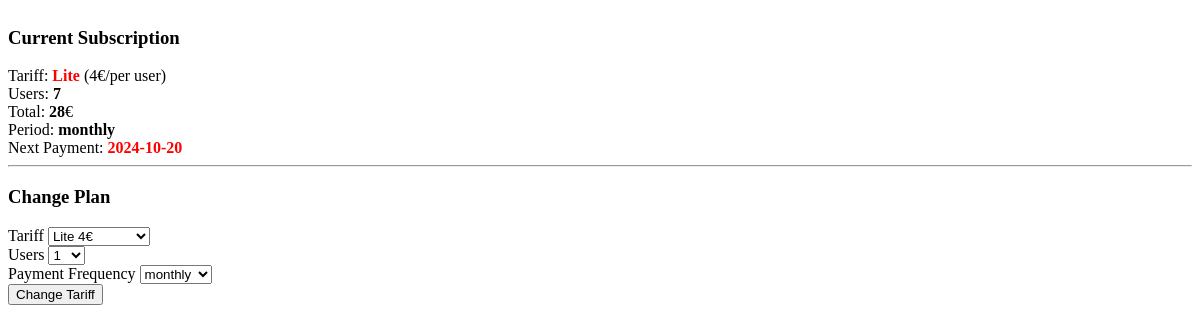
The page / on the database its author committed.
### tables this page shows
CREATE TABLE `subscriptions` (
  `id` int UNSIGNED NOT NULL COMMENT 'pk',
  `parent_id` int UNSIGNED DEFAULT NULL COMMENT 'fk',
  `is_current` enum('yes','no') NOT NULL DEFAULT 'no',
  `tariff_id` tinyint UNSIGNED NOT NULL COMMENT 'fk',
  `total_users` smallint UNSIGNED NOT NULL,
  `total_price` int UNSIGNED NOT NULL,
  `discount_rate` decimal(5,2) UNSIGNED NOT NULL,
  `payment_frequency` enum('monthly','annually') NOT NULL DEFAULT 'monthly',
  `next_payment_date` date NOT NULL
);

CREATE TABLE `tariffs` (
  `id` tinyint UNSIGNED NOT NULL COMMENT 'pk',
  `name` varchar(200) NOT NULL,
  `price_per_month` int NOT NULL
);

### app/controllers/Controller.php (called while the page is built, shortened)
<?php
abstract class Controller
{
    public function __construct($model)
    {
        $this->model = $model;
    }
    protected function render(string $page, array $data = []): void
    {
        extract($data);
        require_once VIEWS_PATH . '/main.php';
    }
}

### app/controllers/HomeController.php (called while the page is built, shortened)
<?php
class HomeController extends Controller
{
    public function index()
    {
        $tariffs = $this->model->getTariffs();
        $current_subscription = $this->model->getCurrentSubscription();
        $next_subscription = $this->model->getNextSubscription(
            $current_subscription['id']
        );
        $this->render('home', [
            'tariffs' => $tariffs,
            'current_subscription' => $current_subscription,
            'next_subscription' => $next_subscription,
        ]);
    }
}

### app/bootstrap.php (called while the page is built, shortened)
<?php
require_once __DIR__ . '/router.php';

### public/index.php (called while the page is built)
<?php
require_once __DIR__ .'/../app/bootstrap.php';

### app/models/Storage.php (called while the page is built, shortened)
<?php
class Storage
{
    private PDO $pdo;
    public function __construct(string $dsn, string $username, string $password = '')
    {
        try {
            $this->pdo = new PDO($dsn, $username, $password);
            $this->pdo->setAttribute(PDO::ATTR_ERRMODE, PDO::ERRMODE_EXCEPTION);
        } catch (PDOException $e) {
            print "Error!: " . $e->getMessage() . "<br/>";
        }
    }
    public function getTariffs(): array
    {
        return $this->pdo->query(
            'SELECT * FROM `tariffs` ORDER BY `price_per_month` ASC;'
        )->fetchAll(PDO::FETCH_ASSOC);
    }
    public function getCurrentSubscription(): mixed
    {
        $sql = '
            SELECT
                t.name, t.price_per_month,
                s.id, s.total_users, s.total_price, s.payment_frequency, s.next_payment_date, s.discount_rate
            FROM `subscriptions` as s
            INNER JOIN tariffs as t ON s.tariff_id = t.id
            WHERE s.is_current = "yes"
            LIMIT 1;
        ';
        $result = $this->pdo->query($sql, PDO::FETCH_ASSOC)->fetch();
        return $result;
    }
}

### app/views/components/subscription/change.php (the view, shortened to what this page needs)
<div>
    <h3>Change Plan</h3>
    <form method="post" action="/?action=change" enctype="application/x-www-form-urlencoded">
        <div>
            <label for="tariff">Tariff</label>
            <select name="tariff_id" id="tariff">
                <?php foreach ($tariffs as $tariff): ?>
                    <option value="<?= $tariff['id'] ?>">
                        <?= "{$tariff['name']}&nbsp;{$tariff['price_per_month']}&euro;" ?>
                    </option>
                <?php endforeach; ?>
            </select>
        </div>
        <div>
            <label for="total_users">Users</label>
            <select name="total_users" id="total_users">
                <?php for ($i = 1; $i <= 10; $i++): ?>
                    <option value="<?=$i?>"><?=$i?></option>
                <?php endfor; ?>
            </select>
        </div>
        <div>
            <label for="payment_frequency">Payment Frequency</label>
            <select name="payment_frequency" id="payment_frequency">
                <option value="<?= PAYMENT_FREQUENCY_MONTHLY ?>" selected>
                    <?= PAYMENT_FREQUENCY_MONTHLY ?>
                </option>
            </select>
        </div>
        <div>
            <input type="submit" name="btnChange" value="Change Tariff">
        </div>
    </form>
</div>

### app/router.php (shortened to what this page needs)
<?php
$action = 'index';
$routes = $config['routes'];
if (isset($routes[$action])) {
    [$controller_class, $method] = explode('@', $routes[$action]);
    $controller = new $controller_class($storage);
    $controller->$method();
}

### app/views/main.php (shortened to what this page needs)
<!DOCTYPE html>
<html lang="en">
    <head>
        <link rel="stylesheet" href="/css/styles.css">
    </head>
    <body>
        <?php
            $page_path = __DIR__ . '/pages/' . $page . '.php';
            if (is_readable($page_path)) {
                require_once $page_path;
            } else {
                echo "Page `{$page}` not found!";
            }
        ?>
    </body>
</html>

### app/views/pages/home.php (shortened to what this page needs)
<?php if ($current_subscription): ?>
    <div class="subscriptions">
        <span>
            <?php include_once __DIR__.'/../components/subscription/current.php'; ?>
        </span>
    </div>
    <hr>
    <?php include_once __DIR__.'/../components/subscription/change.php'; ?>
<?php else: ?>
    <p>There is no subscription selected yet.</p>
<?php endif ?>

### app/views/components/subscription/current.php
<h3>Current Subscription</h3>
<div>
    <?php
        $discount_label = ($current_subscription['payment_frequency'] === PAYMENT_FREQUENCY_ANNUALLY)
            ? "&nbsp;(-". ($current_subscription['discount_rate'] * 100) . "%)"
            : '';
    ?>
    <span>Tariff: <strong><?= $current_subscription['name']?></strong> (<?= $current_subscription['price_per_month'] ?>&euro;/per user)</span><br>
    <span>Users: <b><?= $current_subscription['total_users']?></b></span><br>
    <span>Total: <b><?= round($current_subscription['total_price']/100,2)?></b>&euro;<?=$discount_label?></span><br>
    <span>Period: <b><?= $current_subscription['payment_frequency']?></b></span><br>
    <span>Next Payment: <strong><?= $current_subscription['next_payment_date']?></strong></span><br>
</div>

### public/css/styles.css (style rules this page uses)
span>strong { color:red; }
.subscriptions { display: flex; align-items: center; }

### rows shown on the page
subscriptions: tariff.name "Lite", tariff.price_per_month "4", total_users "7", $current_subscription['total_price']/100 "28", payment_frequency "monthly", next_payment_date "2024-10-20"

### other values the page prints
form field tariff_id "Lite 4€"
form field total_users "1"
form field payment_frequency "monthly"
